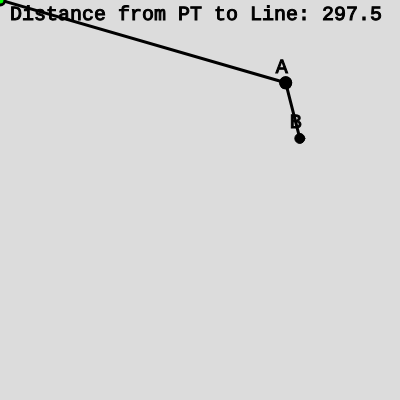
Frame 1 (no input)
Frame 60 (no input): identical to frame 1, image omitted
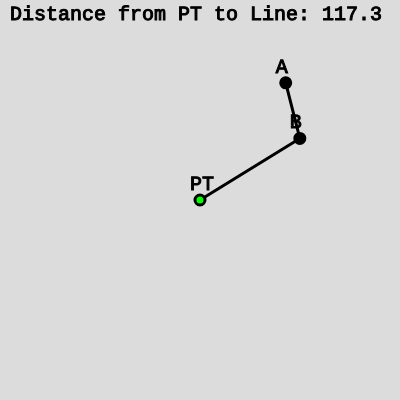
Frame 120 (the mouse pressed at the canvas centre since frame 60)

The p5.js sketch that drew these frames (run headless with seeded random() and noise() and a simulated clock; from frame 60 on, the mouse is pressed at the canvas centre):

// p5.js sketch
// ── sketch.js
let pointA;
let pointB;
let uVector;
let vVector;

function setup() {
  createCanvas(400, 400);
  pointA = createVector(random(0, width), random(0, height));
  pointB = createVector(random(0, width), random(0, height));
  distanceVector = createVector(0, 0);
  uVector = createVector(0, 0);
  vVector = createVector(0, 0);
}

function draw() {
  background(220);
  // Draw A and B Points and line connecting them
  strokeWeight(3);
  fill(0);
  stroke(0);
  circle(pointA.x, pointA.y, 10);
  strokeWeight(1);
  textFont("Courier");
  textSize(20);
  text("A", pointA.x - 10, pointA.y - 10);
  circle(pointB.x, pointB.y, 10);
  strokeWeight(1);
  textFont("Courier");
  textSize(20);
  text("B", pointB.x - 10, pointB.y - 10);
  strokeWeight(3);
  line(pointA.x, pointA.y, pointB.x, pointB.y);

  uVector.x = pointB.x - pointA.x;
  uVector.y = pointB.y - pointA.y;
  vVector.x = mouseX - pointA.x;
  vVector.y = mouseY - pointA.y;
  /*    Projection Formula    */
  /* ((v dot u) / |u|**2) * u */

  let u_dot_v = vVector.dot(uVector);
  let u_mag_sq = uVector.copy().mag() ** 2;
  let resultVector = uVector.copy().mult(u_dot_v).div(u_mag_sq);
  let linePoint = pointA.copy().add(resultVector);

  // Bound line point between point B and point A
  if (resultVector.mag() > uVector.mag()) {
    linePoint.x = pointB.x;
    linePoint.y = pointB.y;
  }
  if (abs(resultVector.angleBetween(uVector)) > 0.00001) {
    linePoint.x = pointA.x;
    linePoint.y = pointA.y;
  }

  circle(linePoint.x, linePoint.y, 10);

  distanceVector.x = mouseX - linePoint.x;
  distanceVector.y = mouseY - linePoint.y;
  strokeWeight(3);
  line(mouseX, mouseY, linePoint.x, linePoint.y);

  // Draw Mouse Point
  strokeWeight(3);
  fill(0, 255, 0);
  stroke(0);
  circle(mouseX, mouseY, 10);
  strokeWeight(1);
  stroke(0);
  fill(0);
  textFont("Courier");
  textSize(20);
  text("PT", mouseX - 10, mouseY - 10);

  /*
  push()
  translate(width/2, height/2)
  line(0,0,distanceVector.x, distanceVector.y)
  pop()
  */

  stroke(0);
  fill(0);
  strokeWeight(1);
  textFont("Courier");
  textSize(20);
  text(
    "Distance from PT to Line: " +
      str(
        distanceVector.mag().toFixed(1)),
        10,
        20
  );
}

function keyPressed() {
  pointA = createVector(random(0, width), random(0, height));
  pointB = createVector(random(0, width), random(0, height));
}
